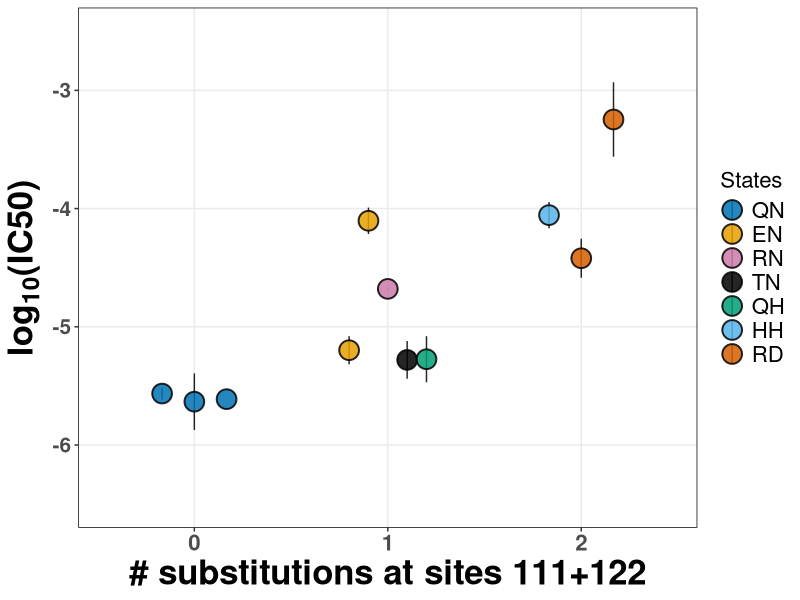
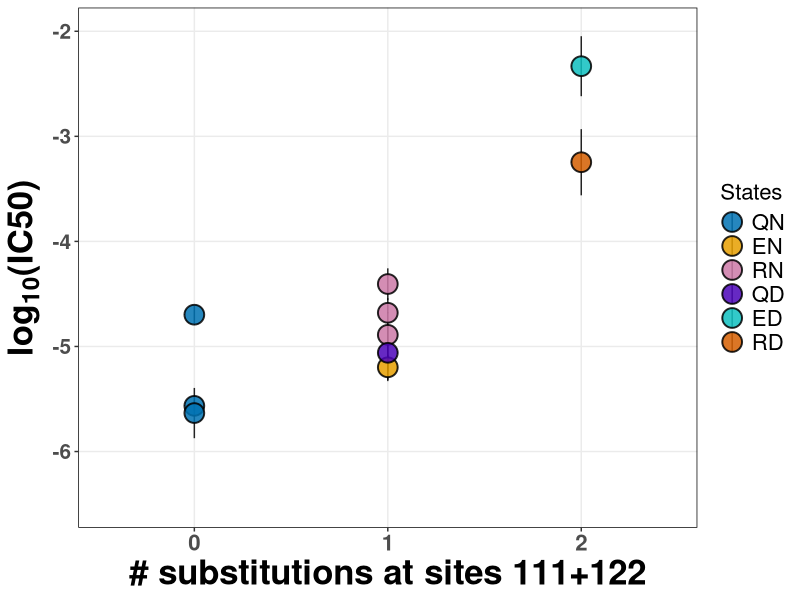
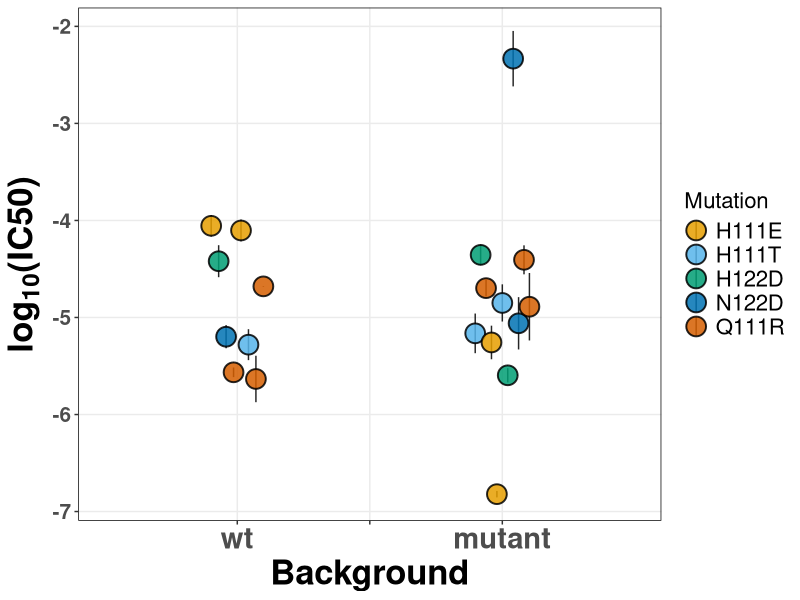
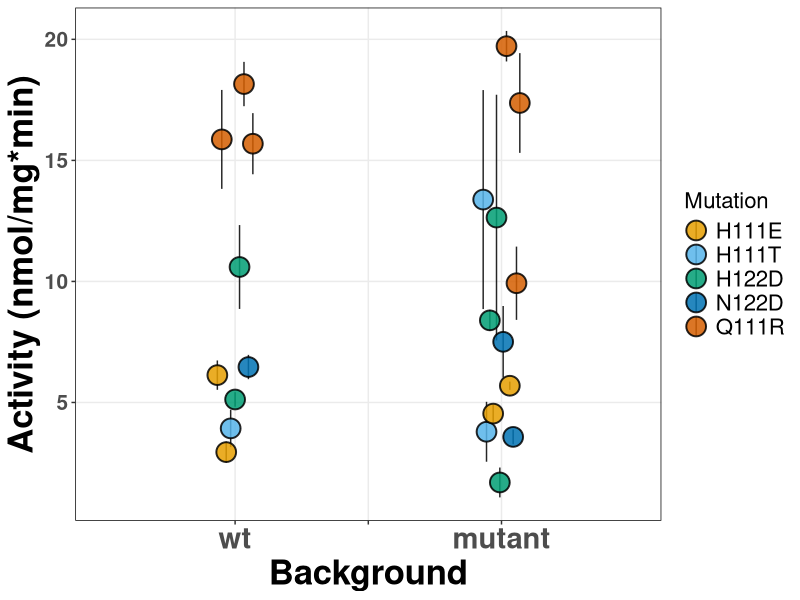
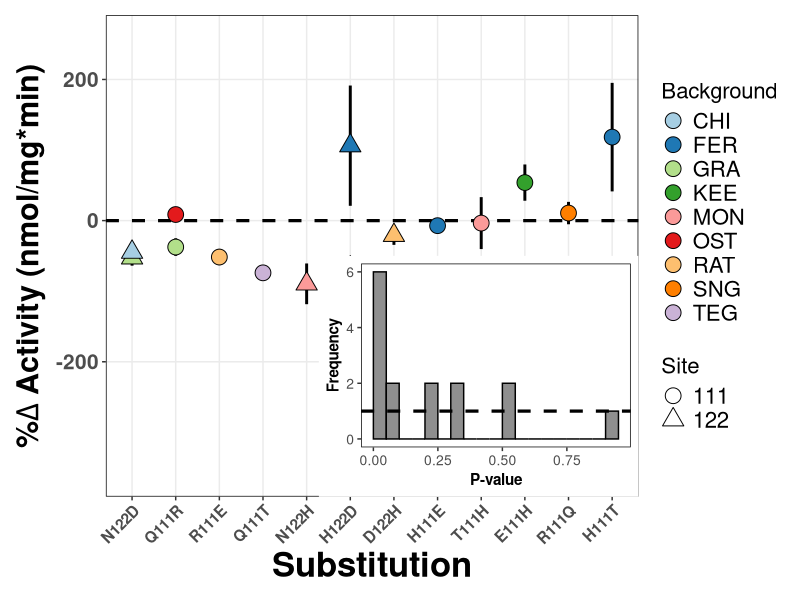
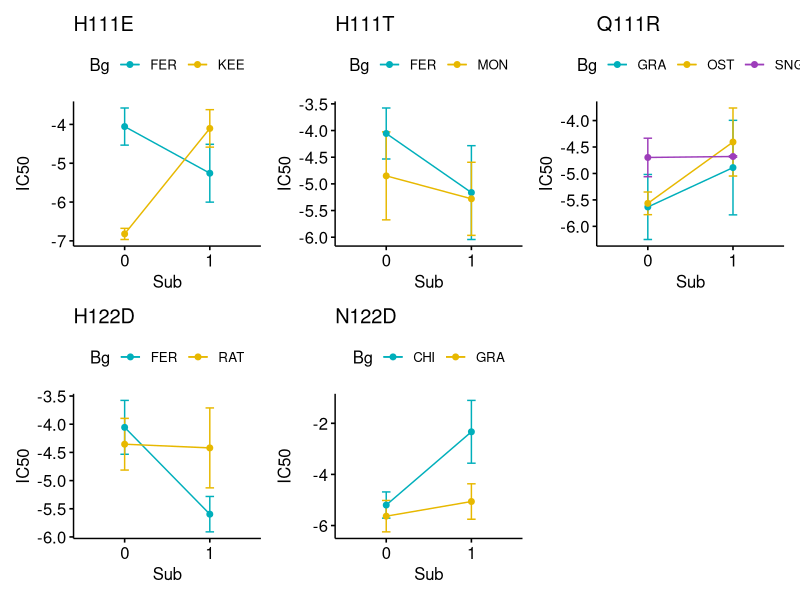
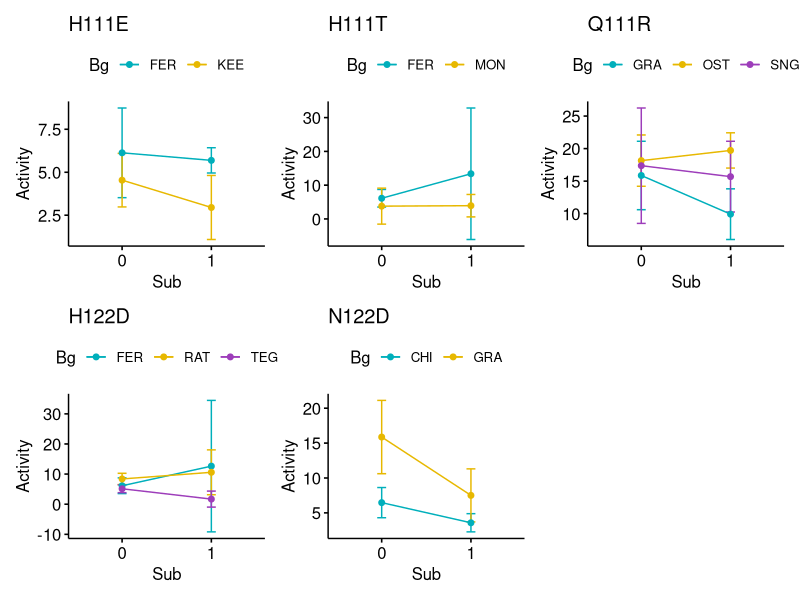

These figures' R source, in order:
## ---- chunk 1
require("knitr")
knitr::opts_chunk$set(echo = TRUE)
knitr::opts_chunk$set(fig.width=5, fig.height=5)

# check for packages and install any that are missing
packages <- c("dplyr", "ggplot2", "ggrepel","patchwork","tidyr","RColorBrewer","ggpubr")
installed_packages <- packages %in% rownames(installed.packages())

if(any(installed_packages == F)) {
  install.packages(packages[!installed_packages])
}

# load packages
invisible(lapply(packages, library, character.only=TRUE))

## ---- chunk 2
data <- read.csv("../data/IC50_and_ATPase_Data.csv",h=TRUE)
data <- data[data$native=="YES",]

construct <- unique(data$construct)
meanIC50 <- c()
sd <- c()
se <- c()
ci95 <- c()
mutation <- c()

for(i in 1:length(construct)){
  t <- data[data$construct==construct[i],]
  meanIC50 <- c(meanIC50,mean(t$IC50))
  sd <- c(sd,(sd(t$IC50)))
  se_i <- sd(t$IC50)/sqrt(length(t$IC50)) #standard error of the mean
  se <- c(se,se_i)
  ciMult <- qt(0.025, length(t$IC50)-1,lower.tail = FALSE) # critical value of t for small samples (t[a/2], with a = 0.05)
  ci95_i <- se_i * ciMult 
  ci95 <- c(ci95,ci95_i)
  mutation <- c(mutation,unique(t$mutations_111.122))
}

data_sum <- data.frame(construct,meanIC50,sd,se,ci95,mutation)
data_sum$state <- c("RD","EN","HH","EN","TN","QH","QN","RN","QN","RD","QN")
data_sum$state <- factor(data_sum$state, levels=c("QN","EN","RN","TN","QH","HH","RD"))

#Plot
ggplot(data_sum,aes(x=factor(mutation),y=meanIC50),color=state) +
  #geom_point(size=4,aes(fill = state),shape=21,position = "jitter") + 
  #geom_jitter(shape=21, size=4,aes(fill = state),width = 0.15) +
  geom_pointrange(aes(ymin=meanIC50-se, ymax=meanIC50+se,fill=state), size=1.5,shape=21,alpha=0.85,
                  position=position_dodge2(width=0.5)) +
  scale_fill_manual(values = c("#0072B2","#E69F00","#CC79A7","#000000","#009E73","#56B4E9","#D55E00")) +
  labs(x = "# substitutions at sites 111+122", y = expression(bold(paste("log"["10"],"(IC50)"))),fill="States") +
  theme(
    panel.background = element_rect(fill = NA),
    panel.border = element_rect(linetype = 1, fill = NA),
    panel.grid.major = element_line(colour = "grey92"),
    axis.text.x = element_text(face="bold", size=16),
    axis.text.y = element_text(face="bold", size=15), 
    axis.title = element_text(face="bold", size=25)
  ) +
  scale_y_continuous(limits = c(-6.5,-2.5)) +
  theme(legend.box.background = element_blank(),
        legend.key = element_rect(fill = "white"),
        legend.text = element_text(size=16),
        legend.title = element_text(size=16)) #+
  #geom_text_repel(data=data_sum,aes(label=construct), color = 'grey40', box.padding = unit(0.35, "lines"), 
  #                point.padding = unit(0.5, "lines"),force=1,direction="both",size=6)
## ---- chunk 3
data <- read.csv("../data/IC50_and_ATPase_Data.csv",h=TRUE)

prots <- c("Sandgrouse","Sandgruse+R111Q","Leptodactylus_S",
           "Leptodactylus_S +N122D","Leptodactylus_S +Q111R",
           "Chinchilla","Chinchilla+N122D","Ostrich","Ostrich+Q111R",
           "Leptodatylus_R")
data <- data[data$construct %in% prots,]

construct <- unique(data$construct)
meanIC50 <- c()
sd <- c()
se <- c()
ci95 <- c()
mutation <- c()

for(i in 1:length(construct)){
  t <- data[data$construct==construct[i],]
  meanIC50 <- c(meanIC50,mean(t$IC50))
  sd <- c(sd,(sd(t$IC50)))
  se_i <- sd(t$IC50)/sqrt(length(t$IC50)) #standard error of the mean
  se <- c(se,se_i)
  ciMult <- qt(0.025, length(t$IC50)-1,lower.tail = FALSE) # critical value of t for small samples (t[a/2], with a = 0.05)
  ci95_i <- se_i * ciMult 
  ci95 <- c(ci95,ci95_i)
  mutation <- c(mutation,unique(t$mutations_111.122))
}

data_sum <- data.frame(construct,meanIC50,sd,se,ci95,mutation) %>% tidyr::drop_na(meanIC50)
data_sum$state <- c("EN","QN","RN","ED","RN","QN","QN","RN","QD","RD")
data_sum$state <- factor(data_sum$state, levels=c("QN","EN","RN","QD","ED","RD"))
data_sum$sp <- c("Chinchilla","Ostrich","Sandgrouse","Chinchilla","Ostrich","Sandgrouse","Leptodactylus","Leptodactylus",
             "Leptodactylus","Leptodactylus")

data_sum$new_x <- c(1.17,0.15,0.8,1.85,0.85,0,-0.15,0.85,0.9,2.1)

native_prots <- data_sum[c(1,2,3,7),]

#Plot
p1 <- ggplot(data_sum,aes(x=factor(mutation),y=meanIC50),color=state) +
  geom_pointrange(aes(ymin=meanIC50-se, ymax=meanIC50+se,fill=state), size=1.5,shape=21,alpha=0.85) +
  scale_fill_manual(values = c("#0072B2","#E69F00","#CC79A7","#4c04b8","#0fbfbf","#D55E00")) +
  labs(x = "# substitutions at sites 111+122", y = expression(bold(paste("log"["10"],"(IC50)"))),fill="States") +
  theme(
    panel.background = element_rect(fill = NA),
    panel.border = element_rect(linetype = 1, fill = NA),
    panel.grid.major = element_line(colour = "grey92"),
    axis.text.x = element_text(face="bold", size=16),
    axis.text.y = element_text(face="bold", size=15), 
    axis.title = element_text(face="bold", size=25)
  ) +
  scale_y_continuous(limits = c(-6.5,-2)) +
  theme(legend.box.background = element_blank(),
        legend.key = element_rect(fill = "white"),
        legend.text = element_text(size=16),
        legend.title = element_text(size=16)) #+
  geom_text_repel(data=data_sum,aes(label=construct), color = 'grey40', box.padding = unit(0.35, "lines"), 
                point.padding = unit(0.5, "lines"),force=1,direction="both",size=3)


#Alternative plot
p2 <- ggplot(data_sum,aes(x=new_x,y=meanIC50),color=state) +
    geom_pointrange(aes(ymin=meanIC50-se, ymax=meanIC50+se,fill=state), size=1.5,shape=21,alpha=0.85,
                    position=position_dodge2(width=0.3)) +
    scale_fill_manual(values = c("#0072B2","#E69F00","#CC79A7","#4c04b8","#0fbfbf","#D55E00")) +
    scale_x_continuous(limits = c(-0.4,2.4),breaks = c(0,1,2),labels = c("0","1","2")) +
    labs(x = "# substitutions at sites 111+122", y = expression(bold(paste("log"["10"],"(IC50)"))),fill="States") +
    theme(
      panel.background = element_rect(fill = NA),
      panel.border = element_rect(linetype = 1, fill = NA),
      panel.grid.major = element_line(colour = "grey92"),
      axis.text.x = element_text(face="bold", size=16),
      axis.text.y = element_text(face="bold", size=15), 
      axis.title = element_text(face="bold", size=25)
    ) +
    scale_y_continuous(limits = c(-6.5,-2)) +
    theme(legend.box.background = element_blank(),
          legend.key = element_rect(fill = "white"),
          legend.text = element_text(size=16),
          legend.title = element_text(size=16)) #+
  #geom_text_repel(data=data_sum,aes(label=construct), color = 'grey40', box.padding = unit(0.35, "lines"), 
  #                point.padding = unit(0.5, "lines"),force=1,direction="both",size=3)

p1 
## ---- chunk 4
data <- read.csv("../data/Five_cases_mutations.csv",h=TRUE)

construct <- unique(data$construct)
construct <- construct[!construct %in% c("f1_Xenodon","f2_Xenodon","Lepto_S2")] # remove "duplicated" wild types
meanIC50 <- c()
sd <- c() #standard deviation
se <- c()
ci95 <- c() #95% confidence interval
mutation <- c()
bg <- c()

is.integer0 <- function(x)
{
  is.integer(x) && length(x) == 0L
}

for(i in 1:length(construct)){
  t <- data[data$construct==construct[i],]
  meanIC50 <- c(meanIC50,mean(t$IC50))
  sd_i <- sd(t$IC50)
  sd <- c(sd,sd_i)
  se_i <- sd(t$IC50)/sqrt(length(t$IC50))
  se <- c(se,se_i)
  ciMult <- 1.960*(sd_i/sqrt(dim(t)[1])) #Z value for 95% confidence interval
  ci95_i <- sd_i * ciMult 
  ci95 <- c(ci95,ci95_i)
  mutation <- c(mutation,unique(t$State))
  if(is.integer0(grep("\\+[A-Z][0-9]+[A-Z]",unique(t$construct)))) bg <- c(bg,"wt")
  else bg <- c(bg,"mutant")
}

data_sum <- data.frame(construct,meanIC50,sd,se,ci95,mutation,bg)
data_sum <- data_sum[!(grepl("Tupinambis",data_sum$construct)),]
data_sum$bg <- factor(x = data_sum$bg, levels = c("wt","mutant"))
data_sum$new_x <- c(1.4,3.5,1.6,3.5,3.4,1.6,3.5,3.5,1.4,3.4,1.4,3.6,1.6,3.6,1.6,3.4,3.6,1.4,3.5)

#Plot
ggplot(data_sum,aes(x=new_x,y=meanIC50)) + 
  geom_pointrange(aes(ymin=meanIC50-se, ymax=meanIC50+se,fill=mutation), size=1.5,shape=21,alpha=0.85,
                  position=position_dodge2(width=0.45)) +
  scale_fill_manual(values = c("#E69F00","#56B4E9","#009E73","#0072B2", "#D55E00")) +
  scale_x_continuous(limits = c(0.5,4.5),breaks = c(1.5,2.5,3.5),labels = c("wt","","mutant")) +
  labs(x = "Background", y = expression(bold(paste("log"["10"],"(IC50)"))),fill="Mutation") +
  theme(
    panel.background = element_rect(fill = NA),
    panel.border = element_rect(linetype = 1, fill = NA),
    panel.grid.major = element_line(colour = "grey92"),
    axis.text.x = element_text(face="bold", size=21),
    axis.text.y = element_text(face="bold", size=15), 
    axis.title = element_text(face="bold", size=25)
  ) +
  theme(legend.box.background = element_blank(),
        legend.key = element_rect(fill = "white"),
        legend.text = element_text(size=16),
        legend.title = element_text(size=16))

## ---- chunk 5
data <- read.csv("../data/Five_cases_mutations.csv",h=TRUE)

construct <- unique(data$construct)
construct <- construct[!construct %in% c("f1_Xenodon","f2_Xenodon","Lepto_S2")] # remove "duplicated" wild types
meanActivity <- c()
sd <- c() #standard deviation
se <- c()
ci95 <- c() #95% confidence interval
mutation <- c()
bg <- c()

is.integer0 <- function(x)
{
  is.integer(x) && length(x) == 0L
}

for(i in 1:length(construct)){
  t <- data[data$construct==construct[i],]
  meanActivity <- c(meanActivity,mean(t$Activity))
  sd_i <- sd(t$Activity)
  sd <- c(sd,sd_i)
  se_i <- sd(t$Activity)/sqrt(length(t$Activity))
  se <- c(se,se_i)
  ciMult <- 1.960*(sd_i/sqrt(dim(t)[1])) #Z value for 95% confidence interval
  ci95_i <- sd_i * ciMult 
  ci95 <- c(ci95,ci95_i)
  mutation <- c(mutation,unique(t$State))
  if(is.integer0(grep("\\+[A-Z][0-9]+[A-Z]",unique(t$construct)))) bg <- c(bg,"wt")
  else bg <- c(bg,"mutant")
}

data_sum <- data.frame(construct,meanActivity,sd,se,ci95,mutation,bg)
data_sum$bg <- factor(x = data_sum$bg, levels = c("wt","mutant"))
data_sum$new_x <- c(1.4,3.6,1.5,3.5,3.4,1.5,3.4,3.5,1.5,3.5,1.5,3.4,1.5,3.5,1.4,3.6,1.6,3.6,3.5,1.6,3.6)

#Plot
ggplot(data_sum,aes(x=new_x,y=meanActivity)) + 
  geom_pointrange(aes(ymin=meanActivity-se, ymax=meanActivity+se,fill=mutation), size=1.5,shape=21,alpha=0.85,
                  position=position_dodge2(width=0.3)) +
  scale_fill_manual(values = c("#E69F00","#56B4E9","#009E73","#0072B2", "#D55E00")) +
  scale_x_continuous(limits = c(0.5,4.5),breaks = c(1.5,2.5,3.5),labels = c("wt","","mutant")) +
  labs(x = "Background", y = "Activity (nmol/mg*min)",fill="Mutation") +
  theme(
    panel.background = element_rect(fill = NA),
    panel.border = element_rect(linetype = 1, fill = NA),
    panel.grid.major = element_line(colour = "grey92"),
    axis.text.x = element_text(face="bold", size=21),
    axis.text.y = element_text(face="bold", size=15), 
    axis.title = element_text(face="bold", size=25)
  ) +
  theme(legend.box.background = element_blank(),
        legend.key = element_rect(fill = "white"),
        legend.text = element_text(size=16),
        legend.title = element_text(size=16))

## ---- chunk 6
data <- read.csv("../data/percent_activity_changes.csv",h=T)

#Standard error of the percent change of means
#https://stats.stackexchange.com/questions/376639/what-is-the-standard-error-of-the-difference-in-means-scaled-as-percent-differen
#https://www2.census.gov/programs-surveys/acs/tech_docs/accuracy/percchg.pdf
se_perc_change <- function(d1,d2){
  # d1 and d2 are the trplicate measurements of each construct
  m1 <- mean(d1)
  m2 <- mean(d2)
  se1 <- sd(d1)/sqrt(length(d1))
  se2 <- sd(d2)/sqrt(length(d2))
  
  a <- abs(m2/m1)
  b <- (se1^2)/(m1^2)
  c <- (se2^2)/(m2^2)
  
  print(paste("mean dif: ",m2-m1,"\n","%change: ",((m2-m1)/m1)*100))
  return(a*sqrt(b+c)*100)
}


p1 <- data %>%
  #arrange(recalc_.change) %>% # First sort by val. This sorts the dataframe but NOT the factor levels
  mutate(subs=factor(subs, levels=unique(subs))) %>%   # Update the factor levels
  ggplot(aes(x=subs,y=recalc_.change)) +
  geom_hline(yintercept=0, linetype="dashed", color="black", size=1.1) +
  geom_errorbar(aes(ymin = recalc_.change-SE_.change, ymax = recalc_.change+SE_.change),width = 0,color="black",size=1) +
  geom_point(aes(shape=factor(site),fill=Bg2),size=5) +
  scale_y_continuous(limits=c(-360,260)) +
  scale_fill_brewer(palette = "Paired") +
  scale_shape_manual(values = c(21,24)) +
  labs(x = "Substitution", y = expression(bold(paste("%",Delta, " Activity (nmol/mg*min)"))),shape="Site",fill="Background") +
  theme(
    panel.background = element_rect(fill = NA),
    panel.border = element_rect(linetype = 1, fill = NA),
    panel.grid.major = element_line(colour = "grey92"),
    axis.text.x = element_text(face="bold", size=11,angle = 45,hjust = 1),
    axis.text.y = element_text(face="bold", size=15), 
    axis.title.x = element_text(face="bold", size=25),
    axis.title.y = element_text(face="bold", size=22)
  ) +
  theme(legend.box.background = element_blank(),
        legend.key = element_rect(fill = "white"),
        legend.text = element_text(size=16),
        legend.title = element_text(size=16)) +
  guides(fill = guide_legend(override.aes=list(shape=21)))

brks <- hist(data$t.testp, breaks=15, plot=F)$breaks
p2 <- ggplot(data,aes(x=t.testp)) + 
  geom_histogram(binwidth=0.05,color="black", fill="gray56",stat="bin",breaks=brks) +
  labs(x = "P-value", y = "Frequency") +
  theme(
    panel.background = element_rect(fill = NA),
    panel.border = element_rect(linetype = 1, fill = NA),
    panel.grid.major = element_line(colour = "white"),
    axis.text.x = element_text(size=10),
    axis.text.y = element_text(size=10), 
    axis.title = element_text(face="bold", size=11)
  ) +
  geom_hline(yintercept=1, linetype="dashed", color="black", size=1.1)
 
p1 + inset_element(p2, left=0.4, bottom=0, right=1, top=0.5)

## ---- chunk 7
rev <- read.csv("../data/Reversibility.csv",h=T)
eq <- read.csv("../data/Equivalence.csv",h=T)

#H111E
h111e <- rev[rev$State=="H111E",]
h111e$Background <- as.factor(h111e$Background)
h111e$Sub <- as.factor(h111e$Sub)
h111e$Bg <- rep(c("FER","KEE"),each=6)

summary(aov(IC50 ~ Background * Sub, data = h111e))

a <- ggline(h111e, x = "Sub", y = "IC50", color = "Bg",
       add = c("mean_ci",  error.plot = "pointrange"),
       palette = c("#00AFBB", "#E7B800"),title="H111E")

a1 <- ggline(h111e, x = "Sub", y = "Activity", color = "Bg",
            add = c("mean_ci",  error.plot = "pointrange"),
            palette = c("#00AFBB", "#E7B800"),title="H111E")

#H111T
h111t <- rev[rev$State=="H111T",]
h111t$Background <- as.factor(h111t$Background)
h111t$Sub <- as.factor(h111t$Sub)
h111t$Bg <- rep(c("FER","MON"),each=6)

summary(aov(IC50 ~ Background * Sub, data = h111t))

b <- ggline(h111t, x = "Sub", y = "IC50", color = "Bg",
       add = c("mean_ci",  error.plot = "pointrange"),
       palette = c("#00AFBB", "#E7B800"),title="H111T")

b1 <- ggline(h111t, x = "Sub", y = "Activity", color = "Bg",
            add = c("mean_ci",  error.plot = "pointrange"),
            palette = c("#00AFBB", "#E7B800"),title="H111T")


#Q111R
q111r <- rev[rev$State=="Q111R",]
q111r$Background <- as.factor(q111r$Background)
q111r$Sub <- as.factor(q111r$Sub)
q111r$Bg <- rep(c("OST","GRA","SNG"),times=c(6,12,6))

anova(aov(IC50 ~ Background * Sub, data = q111r))

c <- ggline(q111r, x = "Sub", y = "IC50", color = "Bg",
       add = c("mean_ci",  error.plot = "pointrange"),
       palette = c("#00AFBB", "#E7B800","#9d3dba"),title="Q111R")

c1 <- ggline(q111r, x = "Sub", y = "Activity", color = "Bg",
            add = c("mean_ci",  error.plot = "pointrange"),
            palette = c("#00AFBB", "#E7B800","#9d3dba"),title="Q111R")

#H122D
h122d <- rev[rev$State=="H122D",]
h122d$Background <- as.factor(h122d$Background)
h122d$Sub <- as.factor(h122d$Sub)
h122d$Bg <- rep(c("FER","TEG","RAT"),each=6)

summary(aov(IC50 ~ Background * Sub, data = h122d[!(grepl("Tupinambis",h122d$construct)),]))

d <- h122d %>% slice(-c(7:12)) %>%
  ggline(., x = "Sub", y = "IC50", color = "Bg",
       add = c("mean_ci",  error.plot = "pointrange"),
       palette = c("#00AFBB", "#E7B800"),title="H122D")

d1 <- ggline(h122d, x = "Sub", y = "Activity", color = "Bg",
         add = c("mean_ci",  error.plot = "pointrange"),
         palette = c("#00AFBB", "#E7B800","#9d3dba"),title="H122D")

#N122D
n122d <- eq[eq$State=="N122D",]
n122d$Background <- as.factor(n122d$Background)
n122d$Sub <- as.factor(n122d$Sub)
n122d$Bg <- rep(c("GRA","CHI"),times=c(12,6))

summary(aov(IC50 ~ Background * Sub, data = n122d))

e <- ggline(n122d, x = "Sub", y = "IC50", color = "Bg",
       add = c("mean_ci",  error.plot = "pointrange"),
       palette = c("#00AFBB", "#E7B800"),title="N122D")

e1 <- ggline(n122d, x = "Sub", y = "Activity", color = "Bg",
            add = c("mean_ci",  error.plot = "pointrange"),
            palette = c("#00AFBB", "#E7B800"),title="N122D")


# PLOT
a+b+c+d+e
a1+b1+c1+d1+e1
